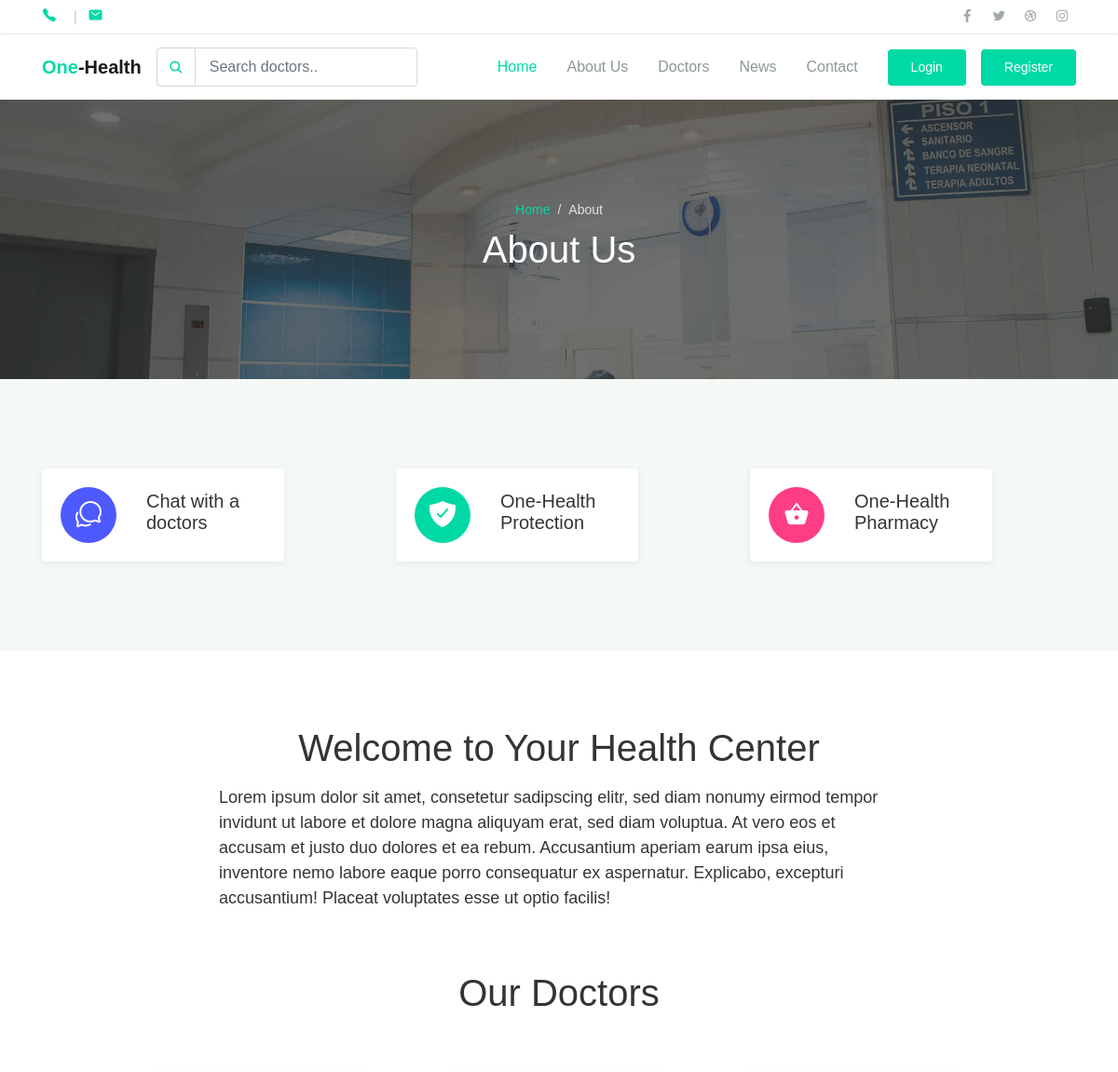
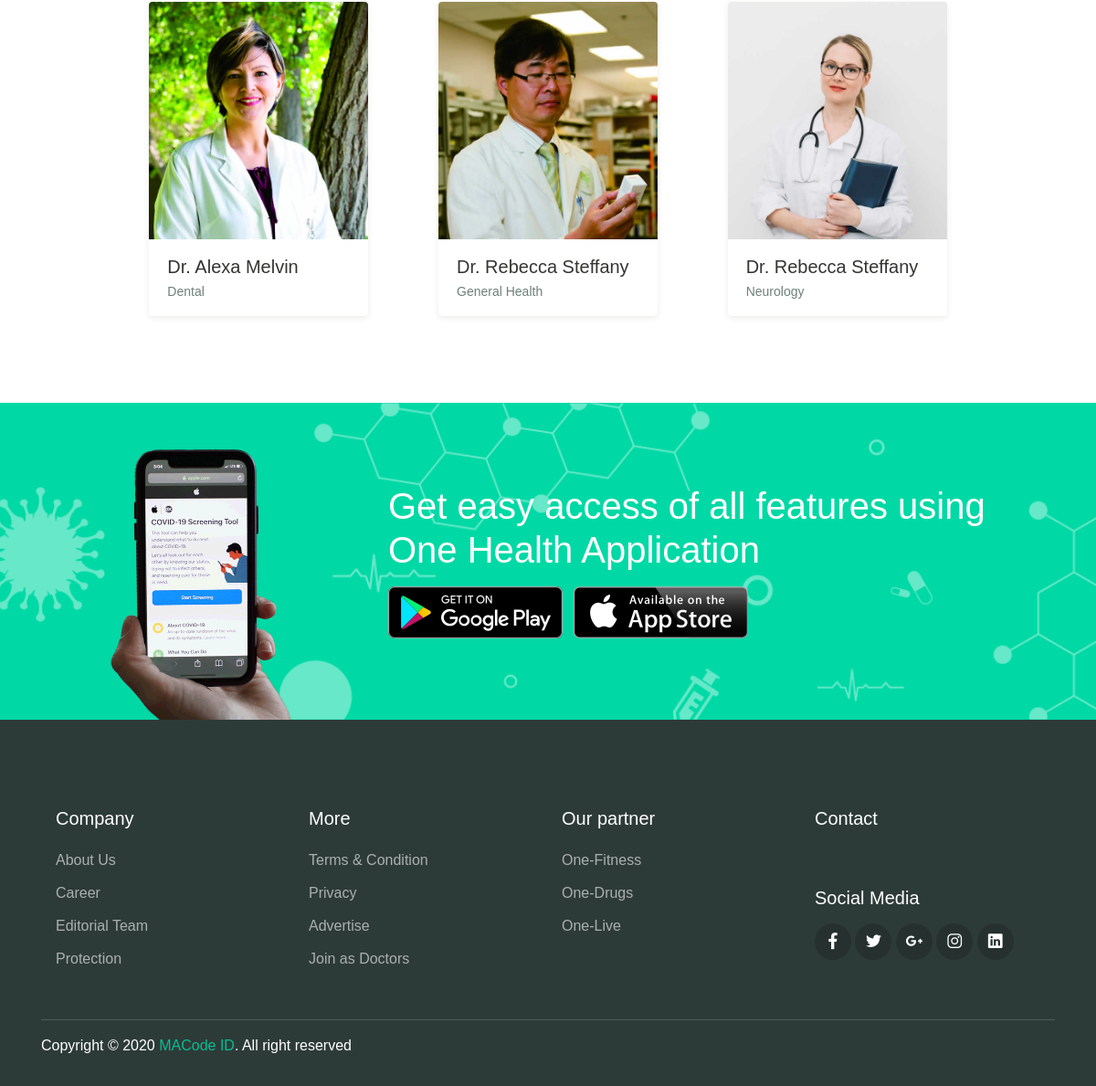
The page /about/ on the database its author committed (2 pictures, top to bottom).
### app/models.py (models this page shows, shortened)
class HealthCenter(models.Model):
    title = models.CharField(max_length=255)
    description = models.TextField(null=True, blank=True)
    image = models.ImageField(upload_to='uploads/')
    class Meta:
        verbose_name = 'HealthCenter'
        verbose_name_plural = 'HealthCenters'

class Doctors(models.Model):
    image = models.ImageField(upload_to='uploads/')
    phone = models.CharField(max_length=255, null=True, blank=True)
    whatsapp = models.CharField(max_length=255, null=True, blank=True)
    name = models.CharField(max_length=255)
    department = models.CharField(max_length=255)
    class Meta:
        verbose_name = 'Doctor'
        verbose_name_plural = 'Doctors'

class FooterBanner(models.Model):
    banner_image = models.ImageField(upload_to='uploads/')
    mobile_app_image = models.ImageField(upload_to='uploads/')
    title = models.CharField(max_length=255)
    google_play_image = models.ImageField(upload_to='uploads/')
    app_store_image = models.ImageField(upload_to='uploads/')
    class Meta:
        verbose_name = 'FooterBanner'
        verbose_name_plural = 'FooterBanners'

### app/views.py (the view)
# urls.py: path('about/', views.AboutUsView.as_view(), name='about_us'),
class AboutUsView(TemplateView):
    template_name = 'about.html'
    def get_context_data(self, **kwargs):
        context = super().get_context_data(**kwargs)
        context['health_center'] = HealthCenter.objects.all()
        context['footer_banner'] = FooterBanner.objects.all()
        context['doctors'] = Doctors.objects.all()[:3]
        return context

### templates/about.html (shortened to what this page needs)
{% extends 'base.html' %}
{% load static %}
{% block content %}
  <div class="page-banner overlay-dark bg-image" style="background-image: url({% static '/assets/img/bg_image_1.jpg' %});">
    <div class="banner-section">
      <div class="container text-center wow fadeInUp">
        <nav aria-label="Breadcrumb">
          <ol class="breadcrumb breadcrumb-dark bg-transparent justify-content-center py-0 mb-2">
            <li class="breadcrumb-item"><a href="{% url 'index' %}">Home</a></li>
            <li class="breadcrumb-item active" aria-current="page">About</li>
          </ol>
        </nav>
        <h1 class="font-weight-normal">About Us</h1>
      </div>
    </div>
  </div>
  <div class="page-section bg-light">
    <div class="container">
      <div class="row">
        <div class="col-md-4 py-3 wow zoomIn">
          <div class="card-service">
            <div class="circle-shape bg-secondary text-white">
              <span class="mai-chatbubbles-outline"></span>
            </div>
            <p><span>Chat</span> with a doctors</p>
          </div>
        </div>
        <div class="col-md-4 py-3 wow zoomIn">
          <div class="card-service">
            <div class="circle-shape bg-primary text-white">
              <span class="mai-shield-checkmark"></span>
            </div>
            <p><span>One</span>-Health Protection</p>
          </div>
        </div>
        <div class="col-md-4 py-3 wow zoomIn">
          <div class="card-service">
            <div class="circle-shape bg-accent text-white">
              <span class="mai-basket"></span>
            </div>
            <p><span>One</span>-Health Pharmacy</p>
          </div>
        </div>
      </div>
    </div>
  </div>
  <div class="page-section">
    <div class="container">
      <div class="row justify-content-center">
        <div class="col-lg-8 wow fadeInUp">
            {% for health in health_center %}
          <h1 class="text-center mb-3">{{ health.title|safe  }}</h1>
          <div class="text-lg">
          <p>{{ health.description|safe }}</p>
          </div>
            {% endfor %}
        </div>
        <div class="col-lg-10 mt-5">
          <h1 class="text-center mb-5 wow fadeInUp">Our Doctors</h1>
          <div class="row justify-content-center">
              {% for doctor in doctors %}
            <div class="col-md-6 col-lg-4 wow zoomIn">
              <div class="card-doctor">
                <div class="header">
                  <img src="{{ doctor.image.url }}" alt="">
                </div>
                <div class="body">
                  <p class="text-xl mb-0">{{ doctor.name }}</p>
                  <span class="text-sm text-grey">{{ doctor.department }}</span>
                </div>
              </div>
            </div>
              {% endfor %}
          </div>
        </div>
      </div>
    </div>
  </div>
{% endblock %}

### templates/footer.html (shortened to what this page needs)
{% load static %}
    {% for footer in footer_banner %}
  <div class="page-section banner-home bg-image" style="background-image: url({{ footer.banner_image.url }});">
    <div class="container py-5 py-lg-0">
      <div class="row align-items-center">
        <div class="col-lg-4 wow zoomIn">
          <div class="img-banner d-none d-lg-block">
            <img src="{{ footer.mobile_app_image.url }}" alt="">
          </div>
        </div>
        <div class="col-lg-8 wow fadeInRight">
          <h1 class="font-weight-normal mb-3">{{ footer.title }}</h1>
          <a href="#"><img src="{{ footer.google_play_image.url }}" alt=""></a>
          <a href="#" class="ml-2"><img src="{{ footer.app_store_image.url }}" alt=""></a>
        </div>
      </div>
    </div>
  </div>
{% endfor %}
  <footer class="page-footer">
    <div class="container">
      <div class="row px-md-3">
        <div class="col-sm-6 col-lg-3 py-3">
          <h5>Company</h5>
          <ul class="footer-menu">
            <li><a href="{% url 'about_us'%}">About Us</a></li>
            <li><a href="#">Career</a></li>
            <li><a href="#">Editorial Team</a></li>
            <li><a href="#">Protection</a></li>
          </ul>
        </div>
        <div class="col-sm-6 col-lg-3 py-3">
          <h5>More</h5>
          <ul class="footer-menu">
            <li><a href="#">Terms & Condition</a></li>
            <li><a href="#">Privacy</a></li>
            <li><a href="#">Advertise</a></li>
            <li><a href="#">Join as Doctors</a></li>
          </ul>
        </div>
        <div class="col-sm-6 col-lg-3 py-3">
          <h5>Our partner</h5>
          <ul class="footer-menu">
            <li><a href="#">One-Fitness</a></li>
            <li><a href="#">One-Drugs</a></li>
            <li><a href="#">One-Live</a></li>
          </ul>
        </div>
        <div class="col-sm-6 col-lg-3 py-3">
          <h5>Contact</h5>
          <h5 class="mt-3">Social Media</h5>
          <div class="footer-sosmed mt-3">
              {% if config.FACEBOOK %}
            <a href="{{ config.FACEBOOK }}" target="_blank"><span class="mai-logo-facebook-f"></span></a>
               {% else %}
                  <a href="#" ><span class="mai-logo-facebook-f"></span></a>
              {% endif %}
          {% if config.TWITTER %}
            <a href="{{ config.TWITTER }}" target="_blank"><span class="mai-logo-twitter"></span></a>
          {% else %}
          <a href="#" ><span class="mai-logo-twitter"></span></a>
          {% endif %}
          {% if config.GOOGLE %}
            <a href="{{ config.GOOGLE }}" target="_blank"><span class="mai-logo-google-plus-g"></span></a>
          {% else %}
          <a href="#" ><span class="mai-logo-google-plus-g"></span></a>
           {% endif %}
           {% if config.INSTAGRAM %}
            <a href="{{ config.INSTAGRAM }}" target="_blank"><span class="mai-logo-instagram"></span></a>
          {% else %}
          <a href="#" ><span class="mai-logo-instagram"></span></a>
           {% endif %}
            {% if config.LINKEDIN %}
            <a href="{{ config.LINKEDIN }}" target="_blank"><span class="mai-logo-linkedin"></span></a>
           {% else %}
              <a href="#" ><span class="mai-logo-linkedin"></span></a>
           {% endif %}
          </div>
        </div>
      </div>
      <hr>
      <p id="copyright">Copyright &copy; 2020 <a href="https://macodeid.com/" target="_blank">MACode ID</a>. All right reserved</p>
    </div>
  </footer>

### static/assets/css/theme.css (style rules this page uses)
:root { --primary: #00D9A5; --accent: #FF3D85; --secondary: #4E5AFE; --warning: #EED818; --info: #05B4E1; --danger: #FF4943; --success: #96C93D; --dark: #343531; --light: #F5F9F6; --cs: #596261; --grey: #6E807A; }
body { font-family: "Source Sans Pro", sans-serif; line-height: 1.5; color: #343531; }
a { color: #07be94; text-decoration: none; background-color: transparent; }
.text-sm { font-size: 14px !important; }
.text-lg { font-size: 18px !important; }
.text-xl { font-size: 20px !important; }
.bg-primary { background-color: #00D9A5 !important; }
.bg-accent { background-color: #FF3D85 !important; }
.bg-secondary { background-color: #4E5AFE !important; }
.bg-light { background-color: #F5F9F6 !important; }
.text-grey { color: #6E807A !important; }
.breadcrumb { background-color: #f8f9fa; }
.breadcrumb-dark .breadcrumb-item a { color: #00D9A5; }
.breadcrumb-dark .breadcrumb-item + .breadcrumb-item::before { display: inline-block; padding-right: 0.5rem; color: rgba(255, 255, 255, 0.8); content: "/"; }
.breadcrumb-dark .breadcrumb-item.active { color: rgba(255, 255, 255, 0.8); }
.bg-image { position: relative; background-position: center center; background-size: cover; background-repeat: no-repeat; }
.bg-image > * { position: relative; z-index: 10; }
.page-section { position: relative; padding-top: 80px; padding-bottom: 80px; overflow: hidden; }
.page-banner { position: relative; height: 300px; z-index: 10; }
.page-hero.overlay-dark::before, .page-banner.overlay-dark::before { content: ""; position: absolute; top: 0; left: 0; width: 100%; height: 100%; background: rgba(52, 53, 49, 0.7); z-index: 1; }
.page-banner .breadcrumb-item, .page-banner .breadcrumb-item a { font-size: 14px; }
.hero-section, .banner-section { position: relative; display: -ms-flexbox; display: flex; -ms-flex-align: center; align-items: center; -ms-flex-pack: center; justify-content: center; height: 100%; color: #ffffff; z-index: 10; }
.card-service { display: inline-flex; flex-direction: row; align-items: center; padding: 20px; margin: 0 auto; width: 100%; height: 100px; font-size: 20px; line-height: normal; background-color: #fff; border-radius: 4px; box-shadow: 0 2px 6px rgba(154, 159, 151, 0.2); }
.card-service p { margin-top: 10px; margin-left: 32px; }
.circle-shape { flex-shrink: 0; padding: 0; width: 60px; height: 60px; line-height: 64px; border-radius: 50%; text-align: center; font-size: 32px; }
.card-doctor { display: block; margin: 15px auto; width: 100%; max-width: 240px; background-color: #fff; border-radius: 4px; box-shadow: 0 2px 6px rgba(154, 159, 151, 0.2); overflow: hidden; }
.card-doctor .text-xl { font-weight: 500; }
.card-doctor .header { position: relative; width: 100%; height: 260px; overflow: hidden; }
.card-doctor .header::before { content: ''; position: absolute; top: 0; left: 0; width: 100%; height: 100%; background-color: rgba(52, 53, 49, 0.36); opacity: 0; transition: opacity .2s linear; }
.card-doctor .header img { width: 100%; }
.card-doctor .body { padding: 15px 20px; }
@media (min-width: 768px) { .card-service { width: 260px; } }
.banner-home { padding: 0; background-color: #00D9A5; color: #fff; }
.banner-home .img-banner { display: block; max-width: 200px; margin-top: 50px; margin-left: auto; margin-right: auto; overflow: hidden; }
.banner-home .img-banner img { width: 100%; }
.page-footer { position: relative; display: block; padding-top: 80px; padding-bottom: 16px; background-color: #2D3B38; color: #fff; }
.page-footer h5 { font-weight: 500; margin-bottom: 16px; }
.page-footer hr { border-color: #4F5E5B; }
.footer-menu { position: relative; list-style: none; padding-left: 0; }
.footer-menu a, .footer-link { display: inline-block; padding-top: 6px; padding-bottom: 6px; color: rgba(255, 255, 255, 0.6); transition: all .2s ease; }
.footer-sosmed a { display: inline-block; width: 40px; height: 40px; line-height: 42px; border-radius: 50%; text-align: center; font-size: 18px; background-color: #26312F; color: #ffff; transition: all .2s ease; }

### rows shown on the page
HealthCenter: title "Welcome to Your Health Center", description "Lorem ipsum dolor sit amet, consetetur sadipscing elitr, sed diam nonumy eirmod tempor invidunt ut labore et dolore magna aliquyam erat, sed diam voluptua. At vero eos et accusam et justo duo dolores et ea rebum. Accusantium aperiam earum ipsa eius, inventore nemo labore eaque porro consequatur ex aspernatur. Explicabo, excepturi accusantium! Placeat voluptates esse ut optio facilis!"
Doctors: image (picture), name "Dr. Alexa Melvin", department "Dental"
Doctors: image (picture), name "Dr. Rebecca Steffany", department "General Health"
Doctors: image (picture), name "Dr. Rebecca Steffany", department "Neurology"
FooterBanner: banner_image (picture), mobile_app_image (picture), title "Get easy access of all features using One Health Application", google_play_image (picture), app_store_image (picture)
